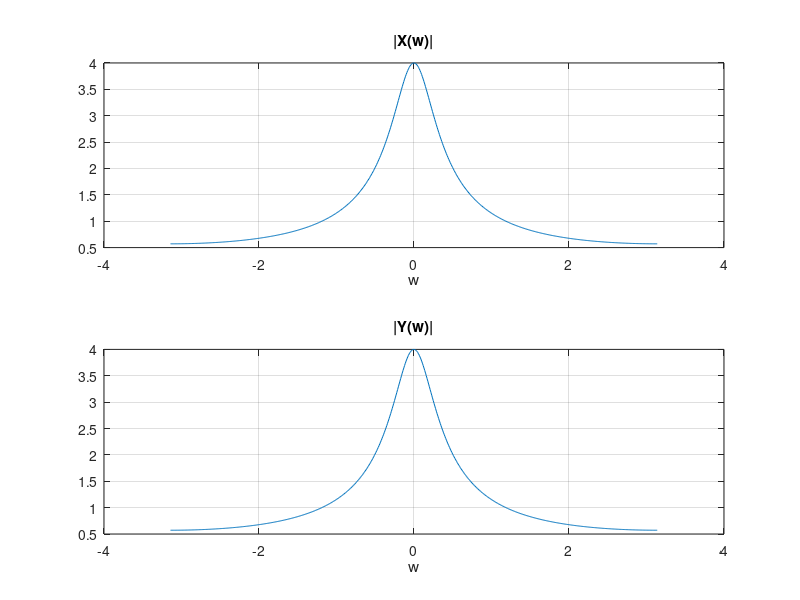

MATLAB code for this plot:
% defining the input signal
n = 0:50;
x = (3/4).^n;

% defining w-axis
w = -pi:0.01:pi;

% diffrence equation:y[n] - 3/4y[n - 1] = -3/4x[n] + x[n - 1]
% defining variables
% a: coefficients of y
% b: coefficients of x
a = [1 -3/4];
b = [-3/4 1];

% defining output function
y = filter(b, a, x);

% defining fourier transform of input and output signals
Xw = fft(x, length(w));
Xw = fftshift(Xw);
Yw = fft(y, length(w));
Yw = fftshift(Yw);

% plotting fourier transform of input signal
subplot(2, 1, 1);
plot(w, abs(Xw))
title('|X(w)|');
xlabel('w');
grid on

% plotting fourier transform output signal
subplot(2, 1, 2);
plot(w, abs(Yw))
title('|Y(w)|');
xlabel('w');
grid on
